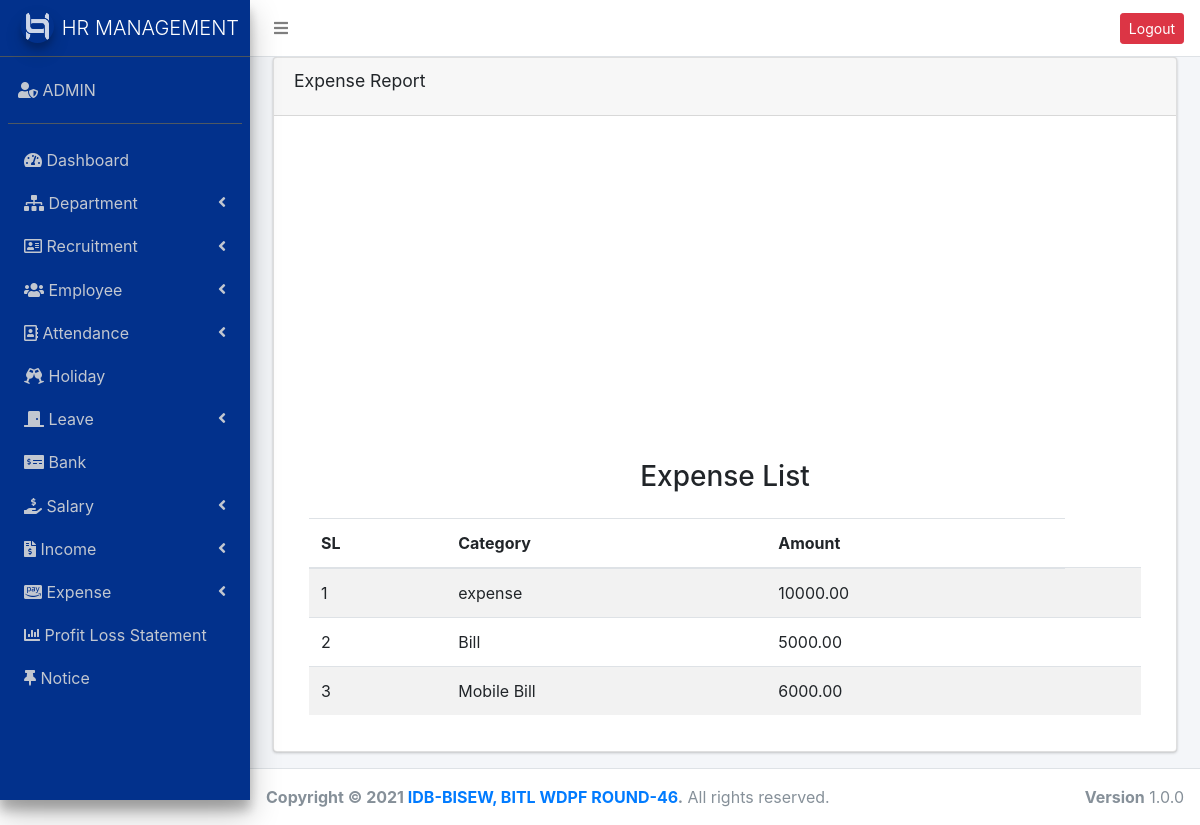
Screenshot of /expense_chart.php (signed in) with the database file from the repository.
### tables this page shows
CREATE TABLE `expense_category` (
  `id` int(11) NOT NULL,
  `category_name` varchar(255) NOT NULL,
  `status` enum('active','inactive') NOT NULL
);

### expense_chart.php (the view, shortened to what this page needs)
<?php
require_once("header.php");
require_once("sidebar.php");
?>
<section class="content">
	<div class="container-fluid">
		<div class="row">
			<div class="col-md-12">
				<div class="card">
					<div class="card-header">
						<h3 class="card-title">Expense Report</h3>
					</div>
					<div class="card-body" stle="padding-top: 50px">
						<div id="chartdiv"></div>
						<?php
						$rs = $conn->query("SELECT * FROM `expense_category`");
						?>
						<h3 class="text-center mb-4 mt-4">Expense List</h3>
						<div class="container">
							<table class="table table-striped table-hover">
								<thead>
									<tr>
										<th>SL</th>
										<th>Category</th>
										<th>Amount</th>
								</thead>
								<tbody>
									<?php $i = 0;
									while ($expense = $rs->fetch_assoc()) {
										$mm = $conn->query("SELECT SUM(amount)AS total FROM `expense` WHERE `categoryID`=" . $expense['id']);
										$ps = $mm->fetch_assoc();
									?>
										<tr>
											<td><?php echo ++$i ?></td>
											<td><?php echo $expense['category_name'] ?></td>
											<td><?php $pst=0; ($ps['total']>0)? $pst= $ps['total']:$pst=0; echo $pst; ?></td>
											<td>
											</td>
										</tr>
									<?php   } ?>
								</tbody>
							</table>
						</div>
					</div>
				</div>
			</div>
		</div>
</section>
<?php require("footer.php"); ?>

### expense_chart.php (style rules this page uses)
#chartdiv { width: 100%; height: 300px; }

### rows the page displays
expense_category: category_name "expense", pst "10000.00"
expense_category: category_name "Bill", pst "5000.00"
expense_category: category_name "Mobile Bill", pst "6000.00"
